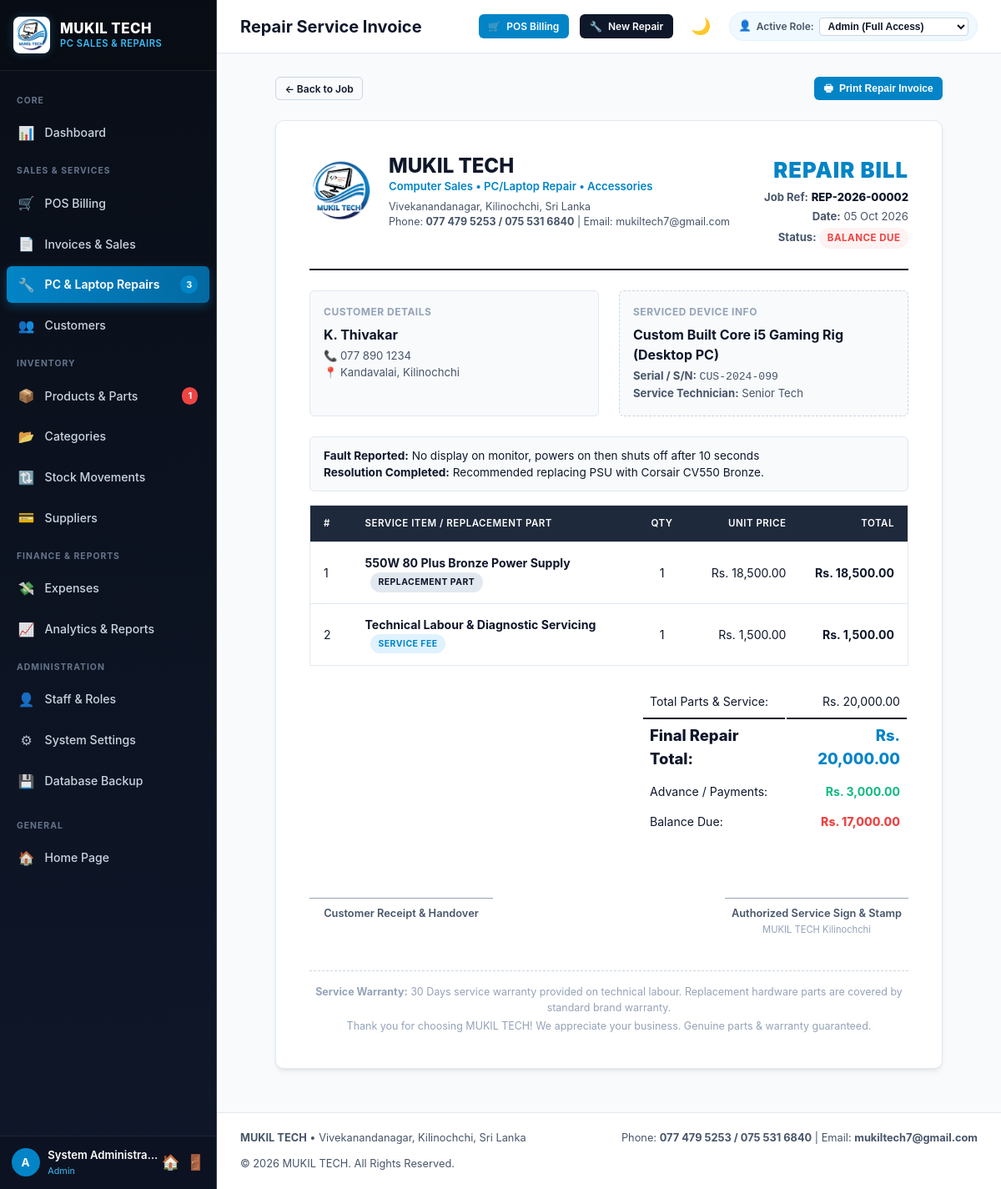
/repairs/invoice.php?id=2 (signed in), run on the app's committed database.
### tables this page shows
CREATE TABLE `settings` (
  `setting_id` INT AUTO_INCREMENT PRIMARY KEY,
  `setting_key` VARCHAR(60) NOT NULL UNIQUE,
  `setting_value` TEXT,
  `created_at` TIMESTAMP DEFAULT CURRENT_TIMESTAMP,
  `updated_at` TIMESTAMP DEFAULT CURRENT_TIMESTAMP ON UPDATE CURRENT_TIMESTAMP
);

CREATE TABLE `repairs` (
  `repair_id` INT AUTO_INCREMENT PRIMARY KEY,
  `repair_code` VARCHAR(50) NOT NULL UNIQUE,
  `customer_id` INT NOT NULL,
  `user_id` INT,
  `device_type` VARCHAR(50) NOT NULL,  
  `brand` VARCHAR(50) NOT NULL,
  `model` VARCHAR(60),
  `serial_number` VARCHAR(100),
  `problem_description` TEXT NOT NULL,
  `diagnosis` TEXT,
  `repair_notes` TEXT,
  `technician` VARCHAR(100),
  `received_date` DATE NOT NULL,
  `expected_date` DATE,
  `completed_date` DATE,
  `labour_cost` DECIMAL(10,2) NOT NULL DEFAULT 0.00,
  `parts_cost` DECIMAL(10,2) NOT NULL DEFAULT 0.00,
  `other_charges` DECIMAL(10,2) NOT NULL DEFAULT 0.00,
  `discount` DECIMAL(10,2) NOT NULL DEFAULT 0.00,
  `estimated_cost` DECIMAL(10,2) NOT NULL DEFAULT 0.00,
  `final_cost` DECIMAL(10,2) NOT NULL DEFAULT 0.00,
  `advance_payment` DECIMAL(10,2) NOT NULL DEFAULT 0.00,
  `balance` DECIMAL(10,2) NOT NULL DEFAULT 0.00,
  `status` ENUM('Received', 'Diagnosing', 'Waiting for Parts', 'Repairing', 'Ready', 'Delivered', 'Cancelled') NOT NULL DEFAULT 'Received',
  `created_at` TIMESTAMP DEFAULT CURRENT_TIMESTAMP,
  `updated_at` TIMESTAMP DEFAULT CURRENT_TIMESTAMP ON UPDATE CURRENT_TIMESTAMP,
  INDEX `idx_rep_code` (`repair_code`),
  INDEX `idx_rep_cust` (`customer_id`),
  FOREIGN KEY (`customer_id`) REFERENCES `customers`(`customer_id`) ON DELETE CASCADE,
  FOREIGN KEY (`user_id`) REFERENCES `users`(`user_id`) ON DELETE SET NULL
);

CREATE TABLE `customers` (
  `customer_id` INT AUTO_INCREMENT PRIMARY KEY,
  `customer_name` VARCHAR(100) NOT NULL,
  `phone` VARCHAR(30) NOT NULL,
  `email` VARCHAR(100),
  `address` TEXT,
  `created_at` TIMESTAMP DEFAULT CURRENT_TIMESTAMP
);

CREATE TABLE `repair_parts` (
  `id` INT AUTO_INCREMENT PRIMARY KEY,
  `repair_id` INT NOT NULL,
  `product_id` INT,
  `part_name` VARCHAR(150) NOT NULL,
  `quantity` INT NOT NULL DEFAULT 1,
  `unit_price` DECIMAL(10,2) NOT NULL DEFAULT 0.00,
  `total` DECIMAL(10,2) NOT NULL DEFAULT 0.00,
  `created_at` TIMESTAMP DEFAULT CURRENT_TIMESTAMP,
  FOREIGN KEY (`repair_id`) REFERENCES `repairs`(`repair_id`) ON DELETE CASCADE,
  FOREIGN KEY (`product_id`) REFERENCES `products`(`product_id`) ON DELETE SET NULL
);

### includes/functions.php (called while the page is built, shortened)
<?php
function baseUrl($path = '') {
    $documentRoot = isset($_SERVER['DOCUMENT_ROOT']) ? realpath($_SERVER['DOCUMENT_ROOT']) : false;
    $applicationRoot = realpath(__DIR__ . '/..');
    $base = '';
    if ($documentRoot && $applicationRoot) {
        $doc = str_replace('\\', '/', rtrim($documentRoot, DIRECTORY_SEPARATOR));
        $app = str_replace('\\', '/', rtrim($applicationRoot, DIRECTORY_SEPARATOR));
        if ($app === $doc) {
            $base = '';
        } elseif (stripos($app, $doc . '/') === 0) {
            $base = substr($app, strlen($doc));
        }
    }
    if ($base === '') {
        $scriptName = str_replace('\\', '/', $_SERVER['SCRIPT_NAME'] ?? '');
        $scriptDir = rtrim(str_replace('\\', '/', dirname($scriptName)), '/');
        foreach (['/admin','/customers','/categories','/suppliers','/products','/sales',
                  '/repairs','/expenses','/payments','/reports','/users','/settings'] as $dir) {
            if ($scriptDir === $dir || substr($scriptDir, -strlen($dir)) === $dir) {
                $scriptDir = substr($scriptDir, 0, -strlen($dir));
                break;
            }
        }
        $base = $scriptDir;
    }
    $base = '/' . trim($base, '/');
    if ($base === '/') {
        $base = '';
    }
    $cleanPath = ltrim((string)$path, '/');
    return $base . ($cleanPath !== '' ? '/' . $cleanPath : '');
}
function sanitize($data) {
    return htmlspecialchars(trim((string)$data), ENT_QUOTES, 'UTF-8');
}
function e($data) {
    return sanitize($data);
}
function formatCurrency($amount) {
    $curr = getSetting('currency', 'Rs.');
    return $curr . ' ' . number_format((float)$amount, 2);
}
function formatDate($date, $includeTime = false) {
    $ts = strtotime($date);
    return $includeTime ? date('d M Y, h:i A', $ts) : date('d M Y', $ts);
}
function getSetting($key, $default = '') {
    static $cache = [];
    if (isset($cache[$key])) {
        return $cache[$key];
    }
    try {
        $db = getDB();
        $stmt = $db->prepare("SELECT setting_value FROM settings WHERE setting_key = ? LIMIT 1");
        $stmt->execute([$key]);
        $val = $stmt->fetchColumn();
        if ($val !== false) {
            $cache[$key] = $val;
            return $val;
        }
    } catch (Exception $e) {
    }
    return $default;
}

### repairs/invoice.php (the view, shortened to what this page needs)
<?php
require_once __DIR__ . '/../includes/header.php';
$db = getDB();
$id = (int)($_GET['id'] ?? 0);
$stmt = $db->prepare("SELECT r.*, c.customer_name, c.phone as customer_phone, c.email as customer_email, c.address as customer_address
                      FROM repairs r
                      LEFT JOIN customers c ON r.customer_id = c.customer_id
                      WHERE r.repair_id = ?");
$stmt->execute([$id]);
$repair = $stmt->fetch();
$stmt = $db->prepare("SELECT * FROM repair_parts WHERE repair_id = ?");
$stmt->execute([$id]);
$parts = $stmt->fetchAll();
$businessName = getSetting('business_name', 'MUKIL TECH');
$businessType = getSetting('business_type', 'Computer Sales • PC/Laptop Repair • Accessories');
$address      = getSetting('address', 'Vivekanandanagar, Kilinochchi, Sri Lanka');
$phone        = getSetting('phone', '077 479 5253 / 075 531 6840');
$email        = getSetting('email', 'mukiltech7@gmail.com');
$footerText   = getSetting('footer_text', 'Thank you for choosing MUKIL TECH! We appreciate your business.');
?>
<div class="actions-bar no-print" style="display:flex;justify-content:space-between;align-items:center;max-width:800px;margin:0 auto 1.5rem;">
    <a href="<?= baseUrl('repairs/view.php?id=' . $repair['repair_id']) ?>" class="btn btn-outline btn-sm">&larr; Back to Job</a>
    <div style="display:flex;gap:0.5rem;">
        <button type="button" class="btn btn-primary btn-sm" onclick="window.print()">
            <span>&#128438;</span> Print Repair Invoice
        </button>
    </div>
</div>
<div class="invoice-container">
    <div class="invoice-header">
        <div class="invoice-brand">
            <img src="<?= baseUrl('assets/images/mukil-tech-logo.png') ?>" alt="MUKIL TECH Logo" class="invoice-logo">
            <div class="invoice-company-details">
                <h2><?= e($businessName) ?></h2>
                <div class="tagline"><?= e($businessType) ?></div>
                <p><?= e($address) ?></p>
                <p>Phone: <strong><?= e($phone) ?></strong> | Email: <?= e($email) ?></p>
            </div>
        </div>
        <div class="invoice-meta">
            <h3>REPAIR BILL</h3>
            <p><strong>Job Ref:</strong> <span style="font-weight:800;color:var(--navy-main);"><?= e($repair['repair_code']) ?></span></p>
            <p><strong>Date:</strong> <?= formatDate($repair['completed_date'] ?: date('Y-m-d')) ?></p>
            <p><strong>Status:</strong>
                <span class="badge <?= $repair['balance'] <= 0 ? 'badge-success' : 'badge-danger' ?>">
                    <?= $repair['balance'] <= 0 ? 'PAID & SETTLED' : 'BALANCE DUE' ?>
                </span>
            </p>
        </div>
    </div>
    <div class="invoice-addresses">
        <div class="invoice-bill-to">
            <h4>Customer Details</h4>
            <div class="customer-name"><?= e($repair['customer_name']) ?></div>
            <p style="margin-top:0.25rem;">&#128222; <?= e($repair['customer_phone'] ?: '-') ?></p>
            <p>&#128205; <?= e($repair['customer_address'] ?: 'Kilinochchi, Sri Lanka') ?></p>
        </div>
        <div class="invoice-bill-to" style="border:1px dashed var(--border-medium);">
            <h4>Serviced Device Info</h4>
            <div style="font-size:1rem;font-weight:700;color:var(--text-primary);">
                <?= e($repair['brand']) ?> <?= e($repair['model']) ?> (<?= e($repair['device_type']) ?>)
            </div>
            <p style="margin-top:0.25rem;"><strong>Serial / S/N:</strong> <code><?= e($repair['serial_number'] ?: 'N/A') ?></code></p>
            <p><strong>Service Technician:</strong> <?= e($repair['technician'] ?: 'Senior Tech') ?></p>
        </div>
    </div>
    <div style="background:var(--bg-main);border:1px solid var(--border-light);border-radius:var(--radius-sm);padding:0.75rem 1rem;margin-bottom:1rem;font-size:0.85rem;color:var(--text-primary);">
        <strong>Fault Reported:</strong> <?= e($repair['problem_description']) ?><br>
        <?php if ($repair['repair_notes']): ?>
            <strong>Resolution Completed:</strong> <?= e($repair['repair_notes']) ?>
        <?php endif; ?>
    </div>
    <table class="table" style="border:1px solid var(--border-light);">
        <thead>
            <tr style="background:var(--navy-card);color:#ffffff;">
                <th style="background:var(--navy-card);color:#ffffff;width:50px;">#</th>
                <th style="background:var(--navy-card);color:#ffffff;">Service Item / Replacement Part</th>
                <th style="background:var(--navy-card);color:#ffffff;text-align:center;width:70px;">Qty</th>
                <th style="background:var(--navy-card);color:#ffffff;text-align:right;width:130px;">Unit Price</th>
                <th style="background:var(--navy-card);color:#ffffff;text-align:right;width:130px;">Total</th>
            </tr>
        </thead>
        <tbody>
            <?php $i = 1; foreach ($parts as $p): ?>
                <tr>
                    <td><?= $i++ ?></td>
                    <td>
                        <strong><?= e($p['part_name']) ?></strong>
                        <span class="badge badge-navy" style="font-size:0.65rem;margin-left:0.4rem;">Replacement Part</span>
                    </td>
                    <td style="text-align:center;"><?= $p['quantity'] ?></td>
                    <td style="text-align:right;"><?= formatCurrency($p['unit_price']) ?></td>
                    <td style="text-align:right;font-weight:700;"><?= formatCurrency($p['total']) ?></td>
                </tr>
            <?php endforeach; ?>
            <tr>
                <td><?= $i++ ?></td>
                <td>
                    <strong>Technical Labour & Diagnostic Servicing</strong>
                    <span class="badge badge-primary" style="font-size:0.65rem;margin-left:0.4rem;">Service Fee</span>
                </td>
                <td style="text-align:center;">1</td>
                <td style="text-align:right;"><?= formatCurrency($repair['labour_cost']) ?></td>
                <td style="text-align:right;font-weight:700;"><?= formatCurrency($repair['labour_cost']) ?></td>
            </tr>
        </tbody>
    </table>
    <div class="invoice-summary-box">
        <table class="invoice-totals-table">
            <tr>
                <td>Total Parts & Service:</td>
                <td style="text-align:right;"><?= formatCurrency($repair['parts_cost'] + $repair['labour_cost'] + $repair['other_charges']) ?></td>
            </tr>
            <tr class="total-row">
                <td>Final Repair Total:</td>
                <td style="text-align:right;color:var(--blue-primary);"><?= formatCurrency($repair['final_cost']) ?></td>
            </tr>
            <tr>
                <td>Advance / Payments:</td>
                <td style="text-align:right;font-weight:700;color:var(--success);"><?= formatCurrency($repair['advance_payment']) ?></td>
            </tr>
            <tr>
                <td>Balance Due:</td>
                <td style="text-align:right;font-weight:800;color:<?= $repair['balance'] > 0 ? 'var(--danger)' : 'var(--success)' ?>;">
                    <?= formatCurrency($repair['balance']) ?>
                </td>
            </tr>
        </table>
    </div>
    <div class="invoice-signatures">
        <div class="signature-block">
            Customer Receipt & Handover
        </div>
        <div class="signature-block">
            Authorized Service Sign & Stamp<br>
            <span style="font-size:0.7rem;font-weight:normal;color:var(--text-muted);">MUKIL TECH Kilinochchi</span>
        </div>
    </div>
    <div class="invoice-footer">
        <p><strong>Service Warranty:</strong> 30 Days service warranty provided on technical labour. Replacement hardware parts are covered by standard brand warranty.</p>
        <p style="margin-top:4px;"><?= e($footerText) ?></p>
    </div>
</div>
<?php require_once __DIR__ . '/../includes/footer.php'; ?>

### data on the page
settings: setting_value "Computer Sales • PC/Laptop Repair • Accessories"
settings: setting_value "Vivekanandanagar, Kilinochchi, Sri Lanka"
settings: setting_value "077 479 5253 / 075 531 6840"
settings: setting_value "mukiltech7@gmail.com"
repairs: repair_code "REP-2026-00002", customer.customer_name "K. Thivakar", customer.phone "077 890 1234", customer.address "Kandavalai, Kilinochchi", brand "Custom Built", model "Core i5 Gaming Rig", device_type "Desktop PC", serial_number "CUS-2024-099", technician "Senior Tech", problem_description "No display on monitor, powers on then shuts off after 10 seconds", repair_notes "Recommended replacing PSU with Corsair CV550 Bronze.", labour_cost "Rs. 1,500.00", parts_cost+labour_cost+other_charges "Rs. 20,000.00", final_cost "Rs. 20,000.00", advance_payment "Rs. 3,000.00", balance "Rs. 17,000.00"
repair_parts: part_name "550W 80 Plus Bronze Power Supply", quantity "1", unit_price.setting_value "Rs. 18,500.00", total "Rs. 18,500.00"
settings: setting_value "Thank you for choosing MUKIL TECH! We appreciate your business. Genuine parts & warranty guaranteed."

### other printed values
$pendingRepairsCount "3"
$lowStockCount "1"
substr($currentUser['username'] ?? 'U', 0, 1) "A"
$currentUser['full_name'] "System Administrator"
$currentUser['role'] "Admin"
$pageTitle "Repair Service Invoice"
$businessName "MUKIL TECH"
$i++ "2"
$address "Vivekanandanagar, Kilinochchi, Sri Lanka"
$phone "077 479 5253 / 075 531 6840"
$email "mukiltech7@gmail.com"
